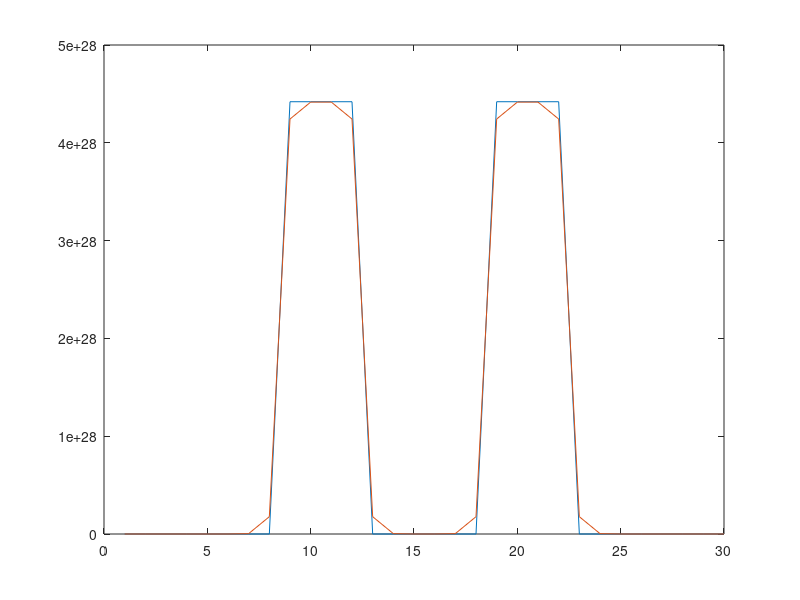

This chart was generated by the following MATLAB code:
clear; clc;

format long;

e = 1.6e-19; eVtoJ = e; JtoEv = e^(-1); me = 9.1*1e-31;
nm = 1e-9; 
hbar = 1.054*1e-34; k_B = 1.38e-23;

T = 600;
kT = T*k_B;

Time = 5000000;

dx = 0.56*nm;
dt = 1;
dtdx2 = dt*60*60*24*365/dx^2; 

D = 0.2*exp(-3.5/(kT*JtoEv))*1e-4;

% Count layers
a = 8;
b = 4;
c = 6;

n_Al = 4.42*1e28;
grid_n = [zeros(1, a), n_Al*ones(1, b), zeros(1, c), n_Al*ones(1, b), zeros(1, a)];
len_grid_n = length(grid_n);

d1 = [D*dtdx2*ones(1, len_grid_n-1)];
d2 = [1 - D*dtdx2, 1 - 2*D*dtdx2*ones(1, len_grid_n-2), 1 - D*dtdx2 ];
d3 = [D*dtdx2*ones(1, len_grid_n-1)];

Matrix = diag(d1, -1) + diag(d2) + diag(d3, +1);

plot(1:1:a+b+c+b+a, grid_n);
hold on;

grid_n = grid_n';
for i = 0 : dt : Time
	grid_n = Matrix*grid_n;
end

plot(1:1:a+b+c+b+a, grid_n');